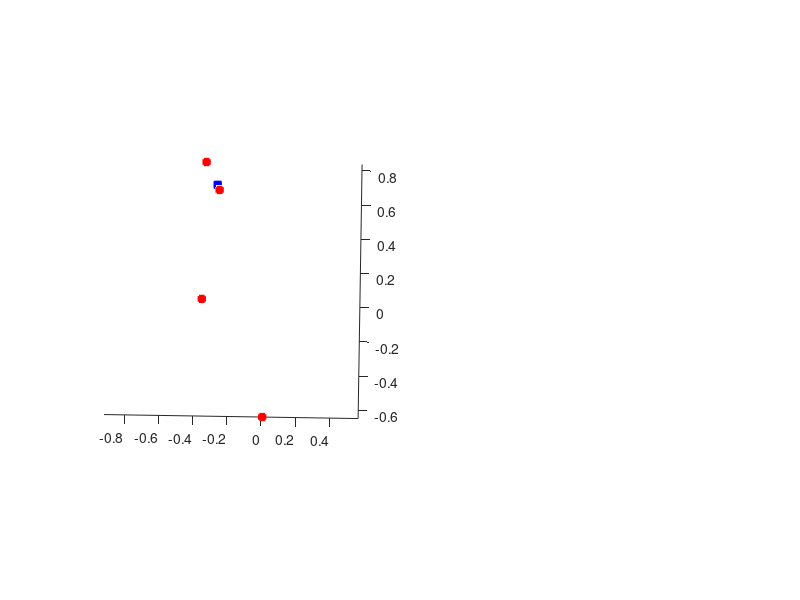

Source code (MATLAB): (Note: this script raises an error after producing the figure.)
clc;clear;close all;
max_point = [-0.262726823499201,0.675400613641133,0.406002945570792;-0.357112776023504,0.0367393149922423,0.0784978028808475;-0.341257126372320,0.837622670019911,0.188414043984817;0.00694650217388605,-0.648276799904241,0.231649620442214];
T = [-0.973564193596502;-0.210611588960103;0.0884054271099588];
point1 = [-0.274496641834378,0.705204680822199,0.352382456396313];
N = [-0.207732348240021;0.977338637531833;0.0406996201715280];
B = [-0.0949738513564651;0.0212590259212638;-0.995252742460627];
d = -dot(point1,T);
[xx,yy] = ndgrid(-2:0.1:2, -2:0.1:2);
z = (-T(1)*xx - T(2)*yy - d)/T(3);

subplot(1,2,1);
plot3(max_point(:,1), max_point(:,2), max_point(:,3), 'r+', 'Linewidth', 4);
hold on;
plot3(point1(1), point1(2), point1(3), 'b+', 'Linewidth', 5);
% mesh(xx,yy,z);
axis equal;
view([0.9 90]);
set(gcf, 'Position', get(0, 'Screensize'));

% uv = null(T.');
% uv = [N B];
% new_points = max_point*uv;
% new_center = point1*uv;

for k=1:size(max_point,1)
new_points(k,:) = [dot(N, max_point(k,:)-point1), dot(B, max_point(k,:)-point1)];
end
new_center = [0,0];

[a1,b1,vect_a,vect_b,alpha] = estimateEllipse(new_points, new_center);
tc = 0:0.01:1; % arc-length on the circle
x = a1*cos(2*pi*tc)*cos(alpha) - b1*sin(2*pi*tc)*sin(alpha);
y = a1*cos(2*pi*tc)*sin(alpha) + b1*sin(2*pi*tc)*cos(alpha);
C = repmat(point1',1,length(tc)) + N*x + B*y;

plot3(C(1,:), C(2,:), C(3,:), 'g', 'Linewidth', 2);
plot3([point1(1) point1(1)+1.5*N(1)], [point1(2) point1(2)+1.5*N(2)], [point1(3) point1(3)+1.5*N(3)], 'c', 'Linewidth', 2);
plot3([point1(1) point1(1)+1.5*B(1)], [point1(2) point1(2)+1.5*B(2)], [point1(3) point1(3)+1.5*B(3)], 'c', 'Linewidth', 2);
hold off;

subplot(1,2,2);
plot(new_points(:,1), new_points(:,2), 'r+', 'Linewidth', 5);
hold on;
plot(new_center(1), new_center(2), 'b+', 'Linewidth', 5);
plot(new_center(1)+x, new_center(2)+y, 'g', 'Linewidth', 5);
hold off;
axis equal;